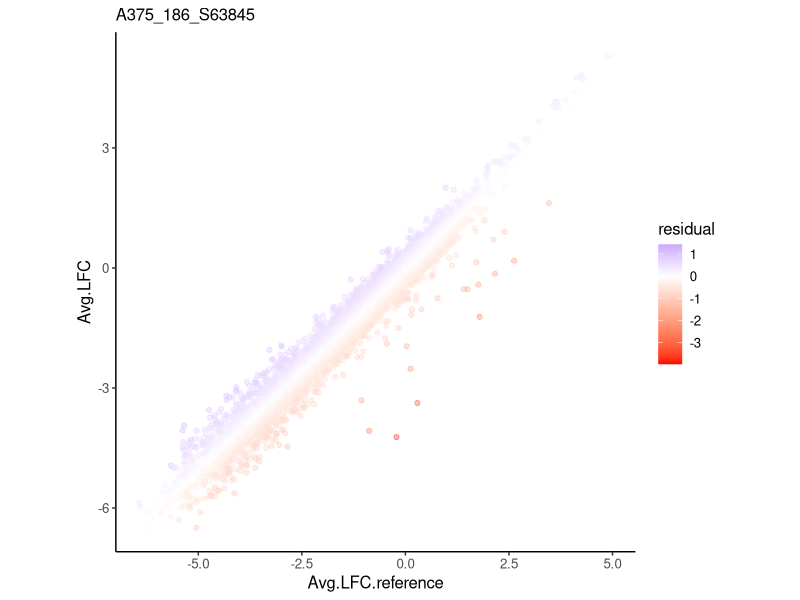
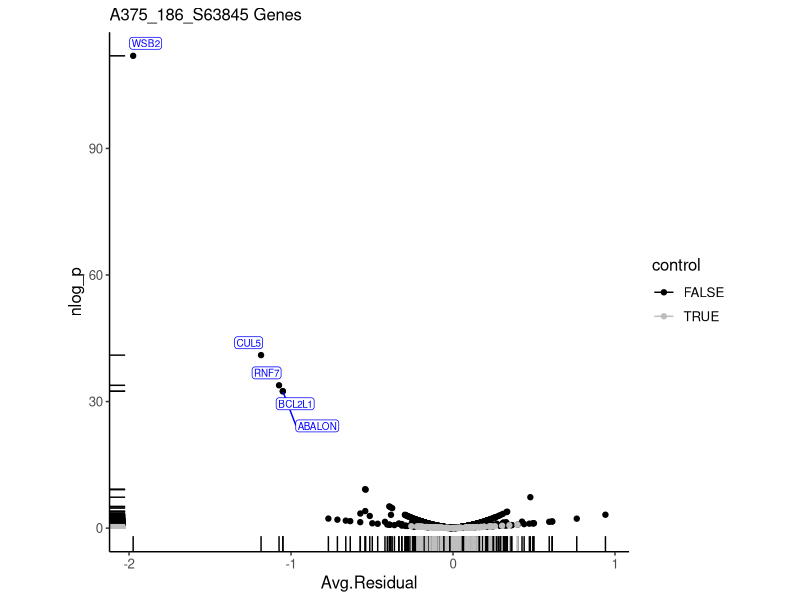

The R script that drew these images, in order:
## ---- chunk 1
list.of.packages <- c('tidyverse',  'here', 'mgcv', 'splines', 'ggrepel')
new.packages <- list.of.packages[!(list.of.packages %in% installed.packages()[,"Package"])]
if(length(new.packages)) install.packages(new.packages)
library(here)  # 'here' sets the root directory to match with the project
library(tidyverse)
## ---- chunk 2
output_root_filename <- 'example'
guide_lfcs <- read_csv(here('data','A375_023_AACY04_lfcs.csv'))
head(guide_lfcs)
guide_gene_mapping <- read_csv(here('data','A375_023_AACY04_mapping.csv'))
head(guide_gene_mapping)
reference_arms <- read_csv(here('data','A375_023_AACY04_reference.csv'))
head(reference_arms)
## ---- chunk 3
tidy_lfcs <- guide_lfcs %>%
  gather(treatment, Avg.LFC, -`Construct Barcode`) # Make data columnar
reference_treatment_lfcs <- tidy_lfcs %>%
  inner_join(reference_arms, by = c('treatment' = 'Reference')) %>%
  rename(reference = treatment, treatment = Perturbed) %>%
  inner_join(tidy_lfcs, by = c('treatment','Construct Barcode'), 
             suffix = c('.reference', ''))
head(reference_treatment_lfcs)
## ---- chunk 4
guide_residuals <- reference_treatment_lfcs %>%
  group_by(treatment) %>%
  mutate(residual = mgcv::gam(Avg.LFC ~ splines::ns(Avg.LFC.reference, df = 3))$residual)
## ---- chunk 5
random_treatment <- sample(guide_residuals$treatment, 1)
ggplot(guide_residuals %>% filter(treatment == random_treatment)) +
  aes(x = Avg.LFC.reference, y = Avg.LFC, color = residual) +
  geom_point(alpha = 0.3) +
  theme_classic() +
  theme(aspect.ratio = 1, text = element_text(size = 12), 
        plot.title = element_text(size = 12)) +
  scale_color_gradient2(low = 'red', mid = 'white', high = 'blue') +
  ggtitle(random_treatment)
## ---- chunk 6
guide_residuals_mapped <- guide_residuals %>%
  inner_join(guide_gene_mapping)
population_stats = guide_residuals_mapped %>% # Stats to be used for z-scoring
  group_by(treatment) %>%
  summarise(pop_mean = mean(residual), 
            pop_sd = sd(residual))
gene_residuals = guide_residuals_mapped %>%
  group_by(treatment) %>%
  nest() %>% # now each treatment is its own nested dataframe
  inner_join(population_stats) %>%
  mutate(gene_residuals = purrr::pmap(list(data, pop_mean, pop_sd), function(df, m, s) {
           df %>%
             group_by(`Gene Symbol`) %>%
             summarise(Avg.Residual = mean(residual),
                       Avg.LFC = mean(Avg.LFC),
                       n_guides = length(residual),
                       z = (Avg.Residual - m)/(s/sqrt(n_guides)), 
                       p.value = 2*pnorm(-abs(z)), 
                       nlog_p = -log10(p.value))
         })) %>%
  unnest(gene_residuals, .drop = TRUE) %>%
  mutate(control = grepl('_', `Gene Symbol`)) # We assume controls have an underscore in their gene name
head(gene_residuals)
## ---- chunk 7
treatment_data <- gene_residuals %>%
  filter(treatment == random_treatment)
  
ggplot(treatment_data %>% arrange(control) ) +
    aes(x = Avg.Residual, y = nlog_p, label = `Gene Symbol`, 
        color = control) +
    scale_color_manual(values = c('black', 'grey')) +
    geom_point() +
    geom_rug() +
    theme_classic() +
    theme(aspect.ratio = 1, text = element_text(size = 12), 
          plot.title = element_text(size = 12)) +
    ggrepel::geom_label_repel(data = treatment_data %>% top_n(5, nlog_p), 
                     label.padding = 0.1, size = 2.5,  
                     color = 'blue') +
    ggtitle(paste(random_treatment, 'Genes'))
## ---- chunk 8
write_csv(guide_residuals_mapped,here('data', paste(output_root_filename, 'guide_residuals.csv', sep = '_')))
write_csv(gene_residuals,here('data',paste(output_root_filename, 'gene_residuals.csv', sep = '_')))
